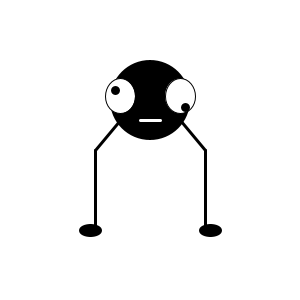
Frame 1 (no input)
Frame 60 (the mouse pressed at the canvas centre just before this capture): identical to frame 1, image omitted
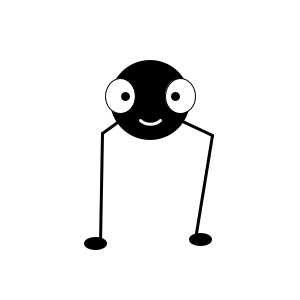
Frame 120 (the mouse held since frame 60 and released just before this capture)

The Processing sketch that drew these frames (run headless with seeded random() and noise(); from frame 60 on, the mouse is pressed at the canvas centre):

// Processing sketch: processing_61355
// ── processing_61355.pde

float xPos = 150;
float yPos = 100;
int q1 = 120;
int w1 = 180;

void setup() {
  size(300, 300);
  frameRate(8);
  smooth();
  background(255);
}
 
void draw() {
   float a = random (80, 110);
   float b = random (130, 170);
   float c = random (80, 110);
   float d = random (200,260);
   float e = random (195, 220);
   float f = random (130, 170);
   float g = random (195, 220);
   float h = random (200, 260);
   fill(255);
   noStroke();
   rect( 0, 0, 300, 300);//hintergrund
   fill(0);
   ellipse(xPos, yPos, 80, 80);//kopf
   stroke(0);
   fill(255);
   strokeWeight(1);
   ellipse(120, 96,30, 35);//auge links
   ellipse(180, 96, 30, 35);//auge rechts
   fill(0);
   
   
  if (mousePressed) {
       strokeWeight(3);
       line(q1, q1, a, b);//linker oberschenkel
       line(a, b, c, d);//rechter oberschenkel
       line(w1, q1, e, f);//linker unterschenkel
       line(e, f, g ,h);//rechter unterschenkel
       ellipse(125, 96, 6, 6);//linkes auge
       ellipse(175, 96, 6, 6);//rechtes auge
       ellipse(c-5,d,20,10);//linker fuß
       ellipse(g+5, h, 20, 10);//rechter fuß
       stroke(255);
       bezier(140, 120, 145, 125, 155, 125, 160, 120);//mund glücklich
     }else{
    strokeWeight(3);
    line(q1, q1, 95, 150);
    line(w1, q1, 205, 150);
    line(95, 150, 95, 230);
    line(205, 150, 205, 230);
    ellipse(115, 90, 6 ,6);//linkes auge
    ellipse(185, 107, 6, 6);//rechtes auge
    ellipse(90, 230, 20, 10);//linker fuß
    ellipse(210, 230, 20, 10);//rechter fuß
    stroke(255);
    line(140, 120, 160, 120);//mund normal
  }
}
